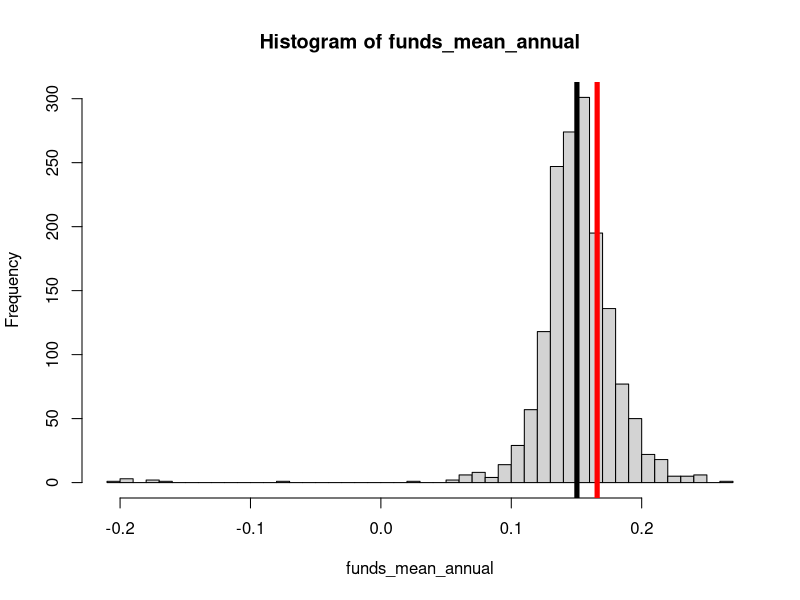
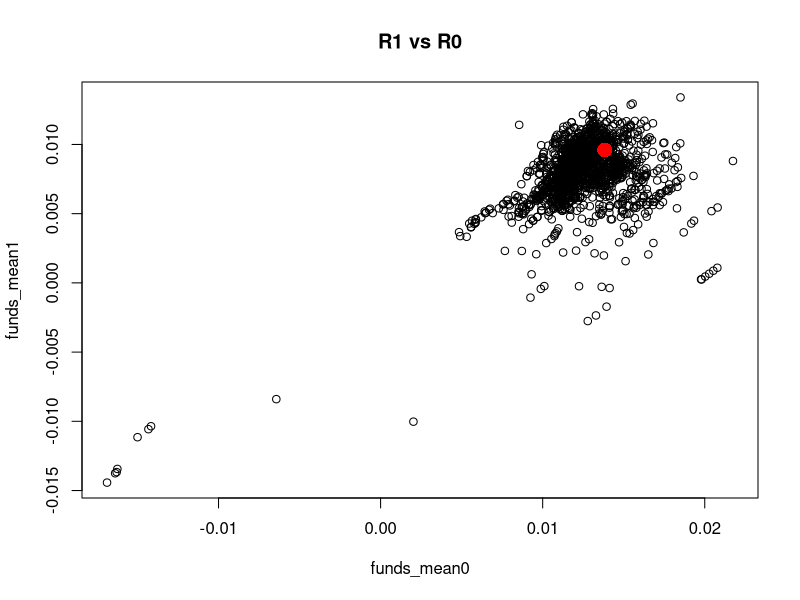
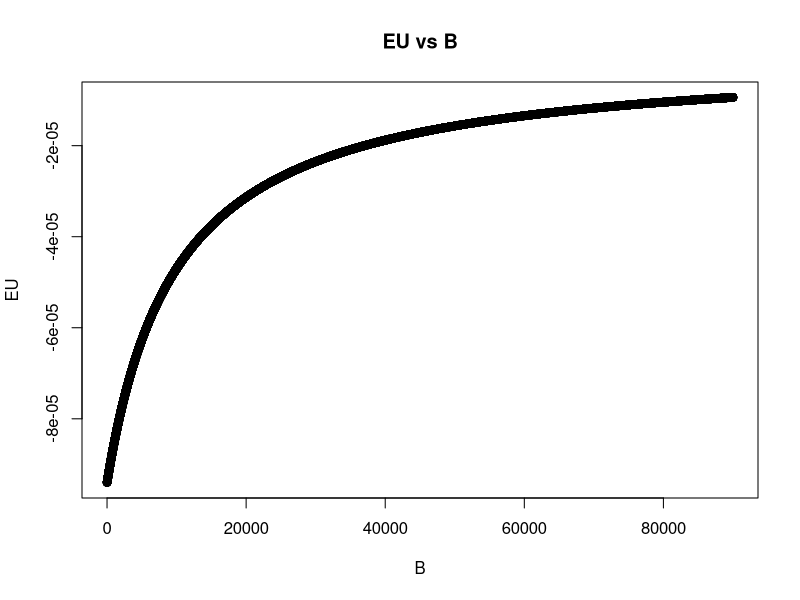
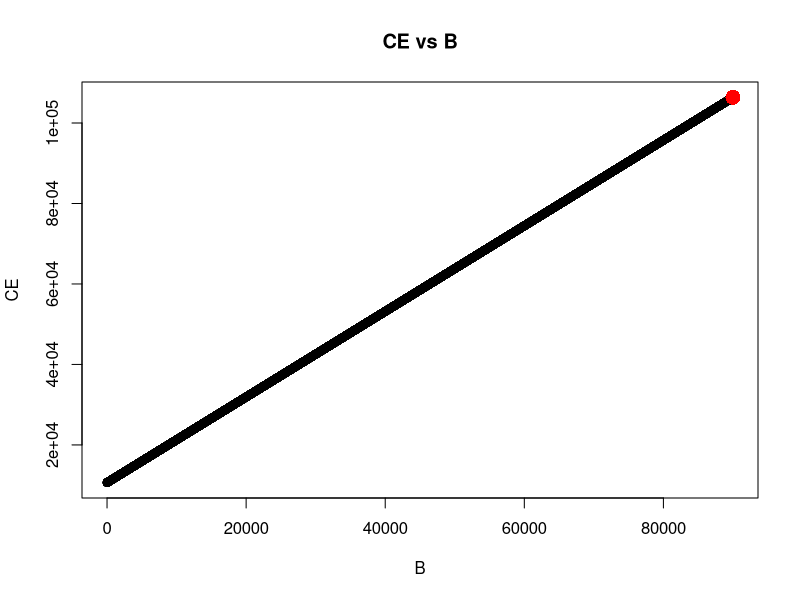

Recreate these plots in R, in order.
### ---problem 4---

tbl_funds = read.csv('funds-1584g-mon.csv')
tbl_factors = read.csv('Fama_French_Three_Factors_Monthly.CSV')
tbl_mkt = data.frame(cbind(tbl_factors[1], tbl_factors[2] + tbl_factors[5])) / 100
names(tbl_mkt) = c('Date','Mkt')
tbl_funds[1] = tbl_mkt[1]

# (a)
funds_mean0 = colMeans(tbl_funds[tbl_funds$Date < 2014.01,2:ncol(tbl_funds)])
mkt_mean0 = mean(tbl_mkt[tbl_mkt$Date < 2014.01, 2:ncol(tbl_mkt)])
funds_mean_annual = funds_mean0*12
mkt_mean_annual = mkt_mean0*12
hist(funds_mean_annual, nclass=40)	
abline(v=mean(funds_mean_annual), col="black",lwd=5)
abline(v=mkt_mean_annual, col="red",lwd=5)
percentage = sum(funds_mean_annual - mkt_mean_annual > 0) / length(funds_mean_annual)

# (b)
funds_mean1 = colMeans(tbl_funds[tbl_funds$Date >= 2014.01,2:ncol(tbl_funds)])
mkt_mean1 = mean(tbl_mkt[tbl_mkt$Date >= 2014.01, 2:ncol(tbl_mkt)])
plot(funds_mean0, funds_mean1, main='R1 vs R0')
points(mkt_mean0, mkt_mean1, col='red', pch=16, cex=2)

quantile0 = quantile(funds_mean0, c(.2, .8))
L0 = funds_mean0[funds_mean0 <= quantile0[1]]
M0 = funds_mean0[funds_mean0 > quantile0[1] & funds_mean0 < quantile0[2]]
W0 = funds_mean0[funds_mean0 >= quantile0[2]]
quantile1 = quantile(funds_mean1, c(.2, .8))
L1 = funds_mean1[funds_mean1 <= quantile1[1]]
M1 = funds_mean1[funds_mean1 > quantile1[1] & funds_mean1 < quantile1[2]]
W1 = funds_mean1[funds_mean1 >= quantile1[2]]

tbl_1a = matrix(0, 
           nrow=3, ncol=3, dimnames=list(c("L0","M0","W0"), c("L1","M1","W1")))
tbl_1a[1] = length(intersect(names(L0),names(L1)))
tbl_1a[2] = length(intersect(names(M0),names(L1)))
tbl_1a[3] = length(intersect(names(W0),names(L1)))
tbl_1a[4] = length(intersect(names(L0),names(M1)))
tbl_1a[5] = length(intersect(names(M0),names(M1)))
tbl_1a[6] = length(intersect(names(W0),names(M1)))
tbl_1a[7] = length(intersect(names(L0),names(W1)))
tbl_1a[8] = length(intersect(names(M0),names(W1)))
tbl_1a[9] = length(intersect(names(W0),names(W1)))

tbl_1b = round(tbl_1a / sum(tbl_1a),2)

tbl_1c = matrix(0, 
                nrow=3, ncol=3, dimnames=list(c("L0","M0","W0"), c("L1","M1","W1")))
tbl_1c[1,] = tbl_1a[1,] / sum(tbl_1a[1,])
tbl_1c[2,] = tbl_1a[2,] / sum(tbl_1a[2,])
tbl_1c[3,] = tbl_1a[3,] / sum(tbl_1a[3,])
tbl_1c = round(tbl_1c, 2)

tbl_1d = rbind(c(0.20, 0.60, 0.20),c(0.20, 0.60, 0.20),c(0.20, 0.60, 0.20))
colnames(tbl_1d) = c("L1","M1","W1")
rownames(tbl_1d) = c("L0","M0","W0")

# (c)

L0 = funds_mean0[funds_mean0 <= mkt_mean0]
W0 = funds_mean0[funds_mean0 > mkt_mean0]
L1 = funds_mean0[funds_mean1 <= mkt_mean1]
W1 = funds_mean0[funds_mean1 > mkt_mean1]

tbl_2a = matrix(0, 
                nrow=2, ncol=2, dimnames=list(c("L0","W0"), c("L1","W1")))
tbl_2a[1] = length(intersect(names(L0),names(L1)))
tbl_2a[2] = length(intersect(names(W0),names(L1)))
tbl_2a[3] = length(intersect(names(L0),names(W1)))
tbl_2a[4] = length(intersect(names(W0),names(W1)))

tbl_2b = round(tbl_2a / sum(tbl_2a),2)

tbl_2c = matrix(0, 
                nrow=2, ncol=2, dimnames=list(c("L0","W0"), c("L1","W1")))
tbl_2c[1,] = tbl_2a[1,] / sum(tbl_2a[1,])
tbl_2c[2,] = tbl_2a[2,] / sum(tbl_2a[2,])
tbl_2c = round(tbl_2c, 2)

pL1 = round(sum(funds_mean1 <= mkt_mean1)/length(funds_mean1),2)
pW1 = round(sum(funds_mean1 > mkt_mean1)/length(funds_mean1),2)
tbl_2d = rbind(c(pL1,pW1),c(pL1,pW1))
colnames(tbl_2d) = c("L1","W1")
rownames(tbl_2d) = c("L0","W0")

### ----problem 5----

B = seq(0,90000,1)
EU = 0.5*(-1/((10000+B)*1.3)) + 0.5*(-1/((10000+B)*0.9))
plot(B, EU, main='EU vs B')
CE = 117*(10000+B)/110
plot(B, CE, main='CE vs B')
points(B[which(CE==max(CE))], CE[which(CE==max(CE))],col='red',pch=16, cex=2)
